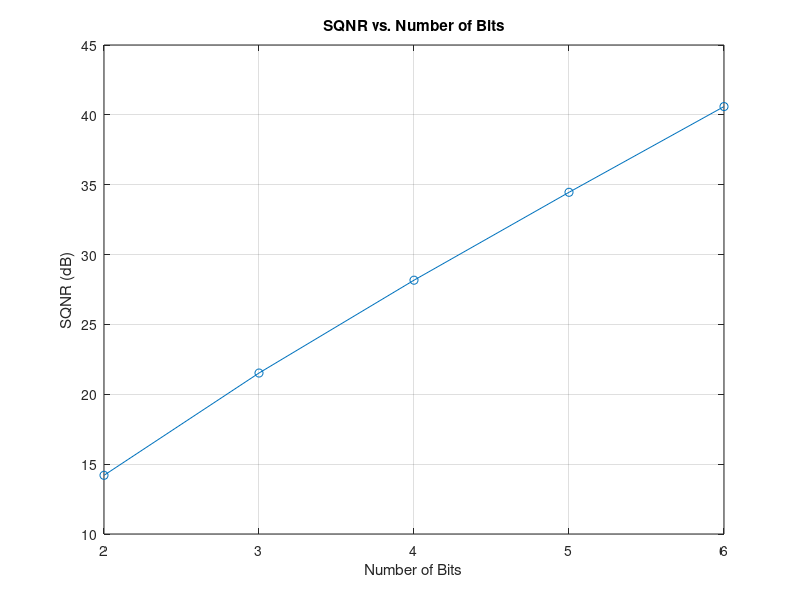

The MATLAB script that drew this image:
mean_value = 0;
variance = 1;
num_elements = 1000;
gaussian_sequence = mean_value + sqrt(variance) * randn(num_elements, 1);
bits = [2, 3, 4, 5, 6];
levels = 2.^bits;
sqnr_dB = zeros(size(bits));
for i = 1:length(bits)
quantized_sequence = round(gaussian_sequence * (levels(i)-1) / (2*sqrt(variance))) * (2*sqrt(variance)) /(levels(i)-1);
signal_power = var(gaussian_sequence);
quantization_error = gaussian_sequence - quantized_sequence;

error_power = var(quantization_error);
sqnr_dB(i) = 10*log10(signal_power / error_power);
end
figure;
plot(bits, sqnr_dB, 'o-');
title('SQNR vs. Number of Bits');
xlabel('Number of Bits');
ylabel('SQNR (dB)');
grid on;